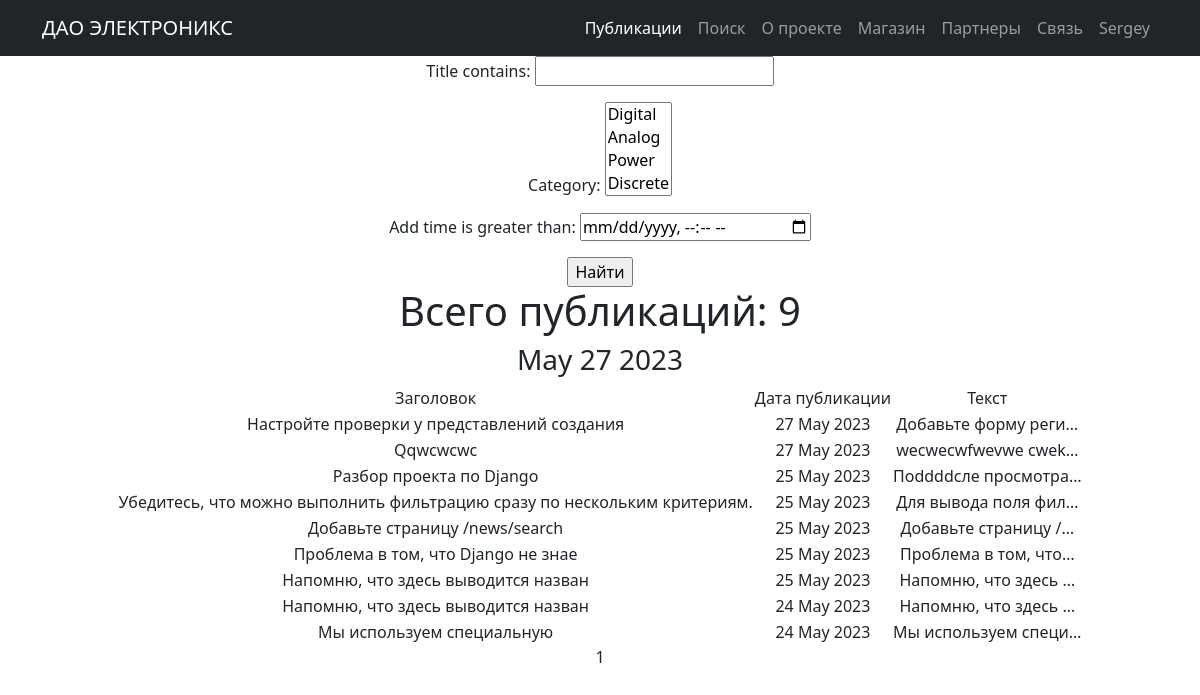
The page /posts/search/ (signed in) on the database its author committed.
### posts/models.py (models this page shows, shortened)
class Post(models.Model):
    type = models.CharField(max_length=2, choices=CATEGORY_CHOICES, default=ARTICLE)
    add_time = models.DateTimeField(auto_now_add=True)
    title = models.CharField(max_length=255)
    text = models.TextField()
    rating = models.IntegerField(default=0)
    author = models.ForeignKey(Author, on_delete=models.CASCADE)
    category = models.ManyToManyField(Category, through='PostCategory')

### posts/views.py (the view)
# urls.py: path('search/', PostsListSearch.as_view(), name='post_search'),
class PostsListSearch(ListView):
    model = Post
    ordering = '-add_time'
    template_name = 'posts_search.html'
    context_object_name = 'posts_search'
    paginate_by = 10
    def get_queryset(self):
        queryset = super().get_queryset()
        self.filterset = PostFilter(self.request.GET, queryset)
        return self.filterset.qs
    def get_context_data(self, **kwargs):
        context = super().get_context_data(**kwargs)
        context['filterset'] = self.filterset
        return context

### posts/models.py (called while the page is built)
    def __str__(self):
        return self.name

### posts/templatetags/custom_filters.py (called while the page is built)
@register.filter()
def censor(value):
    for item in bad_words:
        if item in value:
            return value.replace(item, new_word(item))
        else:
            return value

### posts/templatetags/custom_tags.py (called while the page is built)
@register.simple_tag()
def current_time(format_string='%b %d %Y'):
    return datetime.utcnow().strftime(format_string)

### templates/posts_search.html (shortened to what this page needs)
{% extends 'flatpages/default.html' %}
{% load custom_filters %}
{% load custom_tags %}
{% block content %}
   <form action="" method="get">
       {{ filterset.form.as_p }}
       <input type="submit" value="Найти" />
   </form>
{% if posts_search %}
    <h1> Всего публикаций: {{ posts_search|length }} </h1>
    <h3>{% current_time '%b %d %Y' %}</h3>
    <table align="center">
               <tr>
                   <td>Заголовок</td>
                   <td>Дата публикации</td>
                   <td>Текст</td>
               </tr>
        {% for posts in posts_search %}
               <tr>
                   <td>{{ posts.title|censor }}</td>
                   <td>{{ posts.add_time|date:"d M Y" }}</td>
                   <td>{{ posts.text|truncatechars:20|censor }}</td>
               </tr>
        {% endfor %}
    </table>
{% else %}
    <h2>Публикаций нет!</h2>
{% endif %}
   {{ page_obj.number }}
{% endblock content %}

### templates/flatpages/default.html (shortened to what this page needs)
<!DOCTYPE html>
<html lang="en">
    <head>
        {% load static %}
        <link href="{% static 'css/styles.css' %}" rel="stylesheet" />
    </head>
    <body>
        <nav class="navbar navbar-expand-lg navbar-dark bg-dark">
            <div class="container">
                <a class="navbar-brand" href="/posts/">ДАО ЭЛЕКТРОНИКС</a>
                <div class="collapse navbar-collapse" id="navbarSupportedContent">
                    <ul class="navbar-nav ms-auto mb-2 mb-lg-0">
                        <li class="nav-item"><a class="nav-link active" aria-current="page" href="/posts/">Публикации</a></li>
                        <li class="nav-item"><a class="nav-link" href="/posts/search">Поиск</a></li>
                        <li class="nav-item"><a class="nav-link" href="/about/">О проекте</a></li>
                        <li class="nav-item"><a class="nav-link" href="/store/">Магазин</a></li>
                        <li class="nav-item"><a class="nav-link" href="/partners/">Партнеры</a></li>
                        <li class="nav-item"><a class="nav-link" href="/contacts/">Связь</a></li>
                        {% if request.user.is_authenticated %}
                            <li class="nav-item"><a class="nav-link" href="/accounts/login/">{{ user.username }}</a></li>
                        {% else %}
                            <li class="nav-item"><a class="nav-link" href="/accounts/login/">Аккаунт - Гость</a></li>
                        {% endif %}
                    </ul>
                </div>
            </div>
        </nav>
        <div class="container">
           <div class="row">
               <div class="col-lg-12 text-center">
                   {% block content %}{% endblock content %}
               </div>
           </div>
        </div>
    </body>
</html>

### rows shown on the page
Post: title|censor "Настройте проверки у представлений создания", add_time "27 May 2023", text|censor "Добавьте форму реги…"
Post: title|censor "Qqwcwcwc", add_time "27 May 2023", text|censor "wecwecwfwevwe cwek…"
Post: title|censor "Разбор проекта по Django", add_time "25 May 2023", text|censor "Поddddсле просмотра…"
Post: title|censor "Убедитесь, что можно выполнить фильтрацию сразу по нескольким критериям.", add_time "25 May 2023", text|censor "Для вывода поля фил…"
Post: title|censor "Добавьте страницу /news/search", add_time "25 May 2023", text|censor "Добавьте страницу /…"
Post: title|censor "Проблема в том, что Django не знае", add_time "25 May 2023", text|censor "Проблема в том, что…"
Post: title|censor "Напомню, что здесь выводится назван", add_time "25 May 2023", text|censor "Напомню, что здесь …"
Post: title|censor "Напомню, что здесь выводится назван", add_time "24 May 2023", text|censor "Напомню, что здесь …"
Post: title|censor "Мы используем специальную", add_time "24 May 2023", text|censor "Мы используем специ…"

### other values the page prints
{{ user.username }} "Sergey"
{{ posts_search|length }} "9"
{{ page_obj.number }} "1"
